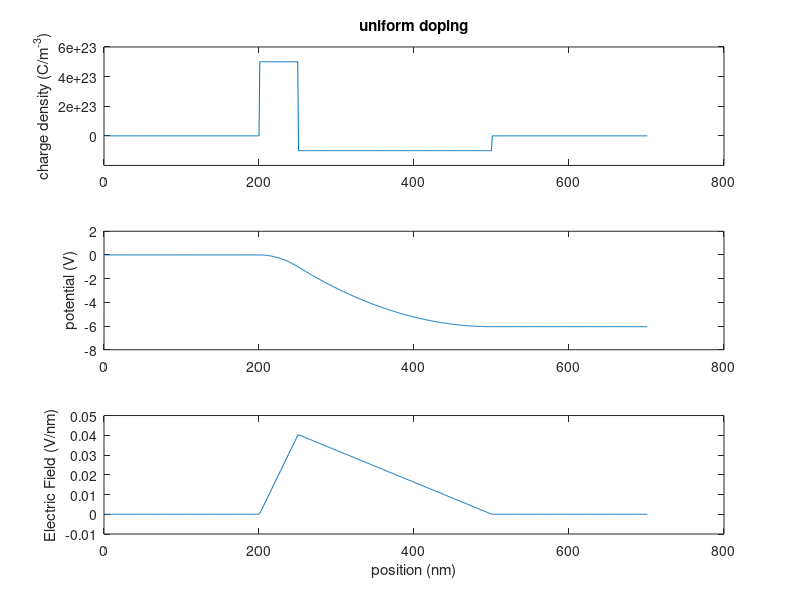
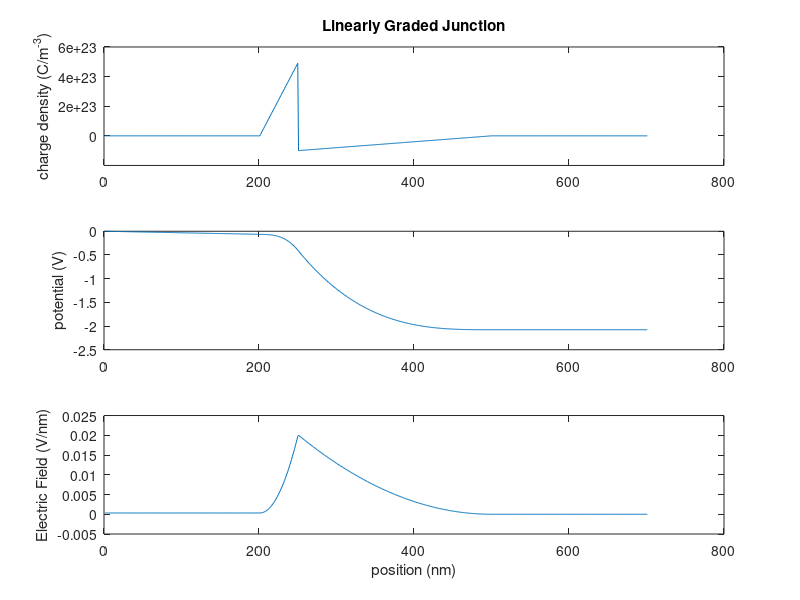
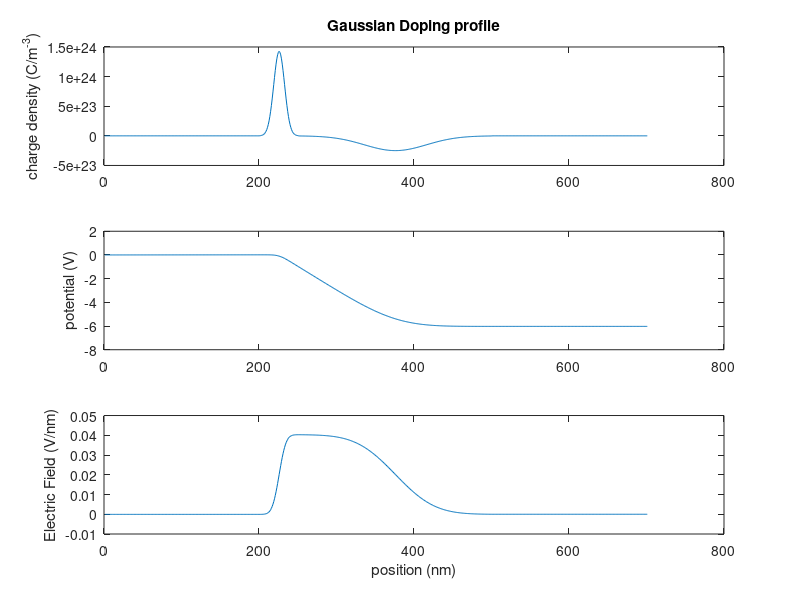

MATLAB code to generate these figures, in order:
clc;
clear all;
close all;
l = 700;
h = 1;
hr= h*1e-9;

NAm = 1e23;
NDp = 5e23;
xp = 500;
xn = 200;
nx = (l/h)+1;
nxmid = 251;
nxp =xp/h+1;
nxn = xn/h+1;
emax = 0;
v=zeros(1,nx);
e0 = 8.85e-12;
epsi = 11.2*e0;
q = 1.6e-19;

%tri diagonal matrix
A = zeros(nx,nx);
A(1,1) = 1;
for i=2:nx-1
  A(i,i) = -2;
  if (i>2)
      A(i,i-1) = 1;
  end
  A(i,i+1) = 1;
end
A(nx,nx) = -1;
A(nx,nx-1) = 1;

%charge density matrix

C =zeros(1,nx);
C(1:nxn-1)=0;
C(nxn:nxmid-1) = -1*((q*NDp*hr^2)/(epsi));
C(nxmid:nxp-1)= ((q*NAm*hr^2)/(epsi));
C(nxp:nx) = 0;
V=(A^-1)*C';

subplot(3,1,1)

rho = C.*((-1*epsi)/(q*hr^2));
plot(1:nx,rho);
title('uniform doping')
ylabel('charge density (C/m^{-3})')
axis([0 800 -2e23 6e23]);
subplot(3,1,2)
plot(1:nx,V);
ylabel('potential (V)')
E = -1*gradient(V);
subplot(3,1,3)
plot(1:nx,E);
ylabel('Electric Field (V/nm)')
xlabel('position (nm)')


%linear grading
mn = 1e22;
mp = 4e20;
n = 0:50;
fn = -1*((q*mn.*n*hr^2)/(epsi));
p = 250:-1:0;
fp = ((q*mp.*p*hr^2)/(epsi));

C(nxn:nxmid-1) = fn(1:50);
trapz(1:50,fn(1:50))
C(nxmid:nxp-1)= fp(2:251);
trapz(2:251,fp(2:251))
V2=(A^-1)*C';
figure
subplot(3,1,1)
rho = C.*((-1*epsi)/(q*hr^2));
plot(1:nx,rho);
title('Linearly Graded Junction')
axis([0 800 -2e23 6e23]);
ylabel('charge density (C/m^{-3})')
subplot(3,1,2)
plot(1:nx,V2);
ylabel('potential (V)')
subplot(3,1,3)
E2 = -1*gradient(V2);
plot(1:nx,E2);
ylabel('Electric Field (V/nm)')
xlabel('position (nm)')

%gaussian

x=0:50;
x1 = 0:250;
norm = normpdf(x,25,7);
trapz(x(1:50),norm(1:50))
norm1 = normpdf(x1,125,40);
trapz(x1(2:250),norm1(2:250))

fn = (-1*((q*NDp*50*hr^2)/(epsi))).*norm;
fp = (((q*NAm*250*hr^2)/(epsi))).*norm1;

C(nxn) = 0;
C(nxn+1:nxmid-1) = fn(2:50);
C(nxmid) = 0;
C(nxmid+1:nxp-1)= fp(2:250);

V3=(A^-1)*C';
figure
subplot(3,1,1)
rho = C.*((-1*epsi)/(q*hr^2));
plot(1:nx,rho);
title('Gaussian Doping profile')
ylabel('charge density (C/m^{-3})')
subplot(3,1,2)
plot(1:nx,V3);
ylabel('potential (V)')
E3 = -1*gradient(V3);
subplot(3,1,3)
plot(1:nx,E3);
ylabel('Electric Field (V/nm)')
xlabel('position (nm)')

